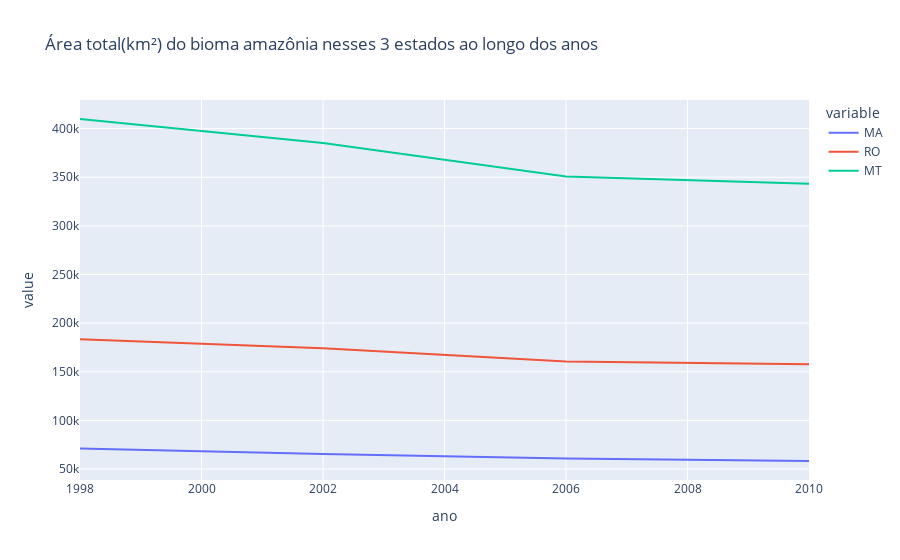

Notebook source saved alongside this figure:
### Code cell
fig = px.line(newdf, x='ano', y=newdf.columns,
             title='Área total(km²) do bioma amazônia nesses 3 estados ao longo dos anos')

fig.show()

### Figure 1 — Plotly figure (JSON) as saved in the notebook; plotly's stock layout.template omitted (floating-point values rounded to 4 significant figures)
{"data": [{"hovertemplate": "variable=MA<br>ano=%{x}<br>value=%{y}<extra></extra>", "legendgroup": "MA", "line": {"color": "#636efa", "dash": "solid"}, "mode": "lines", "name": "MA", "orientation": "v", "showlegend": true, "type": "scatter", "x": [1998, 2002, 2006, 2010], "xaxis": "x", "y": [71100.0, 65380.0, 60710.0, 58210.0], "yaxis": "y"}, {"hovertemplate": "variable=RO<br>ano=%{x}<br>value=%{y}<extra></extra>", "legendgroup": "RO", "line": {"color": "#EF553B", "dash": "solid"}, "mode": "lines", "name": "RO", "orientation": "v", "showlegend": true, "type": "scatter", "x": [1998, 2002, 2006, 2010], "xaxis": "x", "y": [183500.0, 174200.0, 160400.0, 157800.0], "yaxis": "y"}, {"hovertemplate": "variable=MT<br>ano=%{x}<br>value=%{y}<extra></extra>", "legendgroup": "MT", "line": {"color": "#00cc96", "dash": "solid"}, "mode": "lines", "name": "MT", "orientation": "v", "showlegend": true, "type": "scatter", "x": [1998, 2002, 2006, 2010], "xaxis": "x", "y": [409900.0, 385100.0, 350800.0, 343300.0], "yaxis": "y"}], "layout": {"legend": {"title": {"text": "variable"}, "tracegroupgap": 0}, "title": {"text": "Área total(km²) do bioma amazônia nesses 3 estados ao longo dos anos"}, "xaxis": {"anchor": "y", "domain": [0, 1], "title": {"text": "ano"}}, "yaxis": {"anchor": "x", "domain": [0, 1], "title": {"text": "value"}}}}
